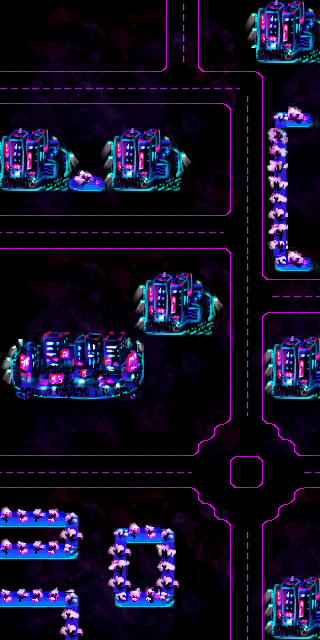

Tiled map render using the project's own tile images. Description and the map definition, with tile-layer contents summarised, below:
An orthogonal 20x40 tile map with 16x16 px tiles, 3 tile layers (Sol, Couche1, Couche2), 2 tilesets and 46 objects (level3).

<map version="1.0" orientation="orthogonal" width="20" height="40" tilewidth="16" tileheight="16">
 <tileset firstgid="1" name="assest 6" tilewidth="16" tileheight="16">
  <image source="../textures/assest 6.png" trans="ff00ff" width="768" height="212" />
 </tileset>
 <tileset firstgid="625" name="Sol" tilewidth="16" tileheight="16">
  <image source="../textures/textureSol.jpg" trans="ff00ff" width="256" height="240" />
 </tileset>
 <layer name="Sol" width="20" height="40" opacity="0.45">
  <data>[800 cells, 800 non-empty, 240 distinct tile ids]</data>
 </layer>
 <layer name="Couche1" width="20" height="40">
  <data>[800 cells, 446 non-empty, 127 distinct tile ids]</data>
 </layer>
 <layer name="Couche2" width="20" height="40">
  <data>[800 cells, 133 non-empty, 65 distinct tile ids]</data>
 </layer>
 <objectgroup name="ennemies" width="20" height="40">
  <object x="146" y="22">
   <properties>
    <property name="id" value="0" />
   </properties>
   <ellipse />
  </object>
  <object x="273" y="90">
   <properties>
    <property name="id" value="0" />
   </properties>
   <ellipse />
  </object>
  <object x="206" y="172">
   <properties>
    <property name="id" value="0" />
   </properties>
   <ellipse />
  </object>
  <object x="244" y="173">
   <properties>
    <property name="id" value="0" />
   </properties>
   <ellipse />
  </object>
  <object x="152" y="232">
   <properties>
    <property name="id" value="0" />
   </properties>
   <ellipse />
  </object>
  <object x="122" y="232">
   <properties>
    <property name="id" value="0" />
   </properties>
   <ellipse />
  </object>
  <object x="92" y="232">
   <properties>
    <property name="id" value="0" />
   </properties>
   <ellipse />
  </object>
  <object x="58" y="268">
   <properties>
    <property name="id" value="0" />
   </properties>
   <ellipse />
  </object>
  <object x="58" y="312">
   <properties>
    <property name="id" value="0" />
   </properties>
   <ellipse />
  </object>
  <object x="76" y="289">
   <properties>
    <property name="id" value="0" />
   </properties>
   <ellipse />
  </object>
  <object x="40" y="292">
   <properties>
    <property name="id" value="0" />
   </properties>
   <ellipse />
  </object>
  <object x="230" y="318">
   <properties>
    <property name="id" value="1" />
   </properties>
   <ellipse />
  </object>
  <object x="256" y="338">
   <properties>
    <property name="id" value="1" />
   </properties>
   <ellipse />
  </object>
  <object x="165" y="471">
   <properties>
    <property name="id" value="0" />
   </properties>
   <ellipse />
  </object>
  <object x="132" y="470">
   <properties>
    <property name="id" value="1" />
   </properties>
   <ellipse />
  </object>
  <object x="101" y="470">
   <properties>
    <property name="id" value="0" />
   </properties>
   <ellipse />
  </object>
  <object x="72" y="469">
   <properties>
    <property name="id" value="1" />
   </properties>
   <ellipse />
  </object>
  <object x="246" y="442">
   <properties>
    <property name="id" value="1" />
   </properties>
   <ellipse />
  </object>
  <object x="246" y="496">
   <properties>
    <property name="id" value="0" />
   </properties>
   <ellipse />
  </object>
  <object x="272" y="470">
   <properties>
    <property name="id" value="1" />
   </properties>
   <ellipse />
  </object>
  <object x="219" y="470">
   <properties>
    <property name="id" value="0" />
   </properties>
   <ellipse />
  </object>
  <object x="92" y="570">
   <properties>
    <property name="id" value="1" />
   </properties>
   <ellipse />
  </object>
 </objectgroup>
 <objectgroup name="playerspawn" width="20" height="40">
  <object x="12" y="33">
   <ellipse />
  </object>
 </objectgroup>
 <objectgroup name="exit" width="20" height="40">
  <object name="level3" x="0" y="560" width="48" height="32" />
 </objectgroup>
 <objectgroup name="walls" width="20" height="40">
  <object x="-5" y="-18" width="329" height="18" />
  <object x="318" y="0" width="49" height="644" />
  <object x="367" y="643" height="20" />
  <object x="2" y="639" width="367" height="34" />
  <object x="-33" y="-18" width="34" height="685" />
  <object x="250" y="-3" width="69" height="66" />
  <object x="-4" y="124" width="77" height="65" />
  <object x="61" y="165" width="54" height="26" />
  <object x="100" y="122" width="85" height="70" />
  <object x="267" y="107" width="49" height="23" />
  <object x="268" y="113" width="21" height="157" />
  <object x="267" y="255" width="47" height="15" />
  <object x="3" y="338" width="137" height="59" />
  <object x="143" y="271" width="72" height="63" />
  <object x="272" y="335" width="47" height="63" />
  <object x="0" y="503" width="77" height="24" />
  <object x="57" y="507" width="24" height="52" />
  <object x="1" y="539" width="77" height="20" />
  <object x="1" y="587" width="77" height="24" />
  <object x="46" y="591" width="33" height="44" />
  <object x="115" y="529" width="60" height="78" />
  <object x="263" y="573" width="57" height="65" />
 </objectgroup>
</map>
